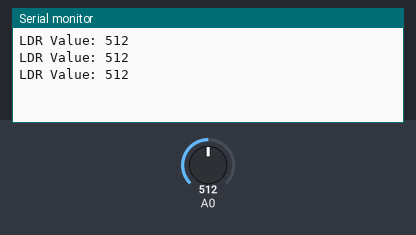
The sketch below on a simulated Arduino Uno, built with avr-gcc and run on an emulated ATmega328P. On the bench: the last lines printed to the serial monitor. The inputs (shaded band) are chosen by the test bench; at power-on: A0 = 512.

Above: at 1.3 s.
1.4 s: A0 set to 716
At 1.9 s:
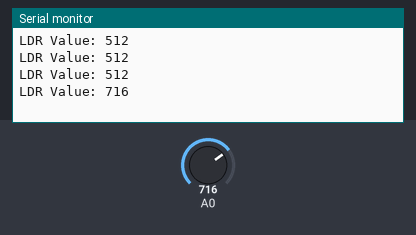
2.9 s: A0 set to 900
At 3.4 s:
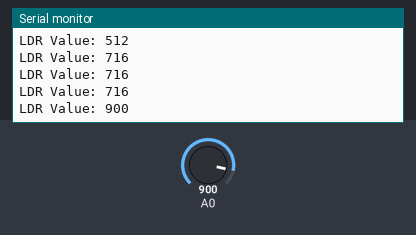
Timing chart, 0 to 5.9 s (numbered marks = the images above; inputs shaded):
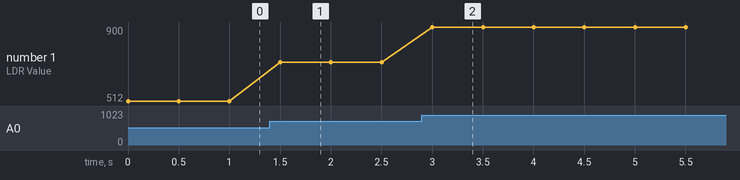

Measured:
- after the input at 1.4 s, the serial monitor: prints a new line after 0.10 s (image 1)
- after the input at 2.9 s, the serial monitor: prints a new line after 0.10 s (image 2)
- plotted number 1: 512 → 716 after the input at 1.4 s, 716 → 900 after the input at 2.9 s

The sketch:

Experiment_01.ino
```cpp
void setup() {
  Serial.begin(9600);
  pinMode(A0, INPUT);
}

void loop() {
  int sensorValue = analogRead(A0);
  Serial.print("LDR Value: ");
  Serial.println(sensorValue);
  delay(500);
}
```
